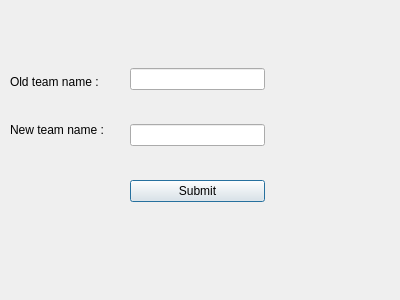
<?xml version="1.0" encoding="UTF-8"?>
<ui version="4.0">
 <class>edit_team_info</class>
 <widget class="QDialog" name="edit_team_info">
  <property name="geometry">
   <rect>
    <x>0</x>
    <y>0</y>
    <width>400</width>
    <height>300</height>
   </rect>
  </property>
  <property name="windowTitle">
   <string>Edit Team Information</string>
  </property>
  <widget class="QWidget" name="layoutWidget">
   <property name="geometry">
    <rect>
     <x>130</x>
     <y>40</y>
     <width>135</width>
     <height>191</height>
    </rect>
   </property>
   <layout class="QVBoxLayout" name="verticalLayout">
    <item>
     <widget class="QLineEdit" name="old_team_name_input"/>
    </item>
    <item>
     <widget class="QLineEdit" name="new_team_name_input"/>
    </item>
    <item>
     <widget class="QPushButton" name="submit_button">
      <property name="text">
       <string>Submit</string>
      </property>
     </widget>
    </item>
   </layout>
  </widget>
  <widget class="QWidget" name="layoutWidget">
   <property name="geometry">
    <rect>
     <x>10</x>
     <y>60</y>
     <width>113</width>
     <height>91</height>
    </rect>
   </property>
   <layout class="QVBoxLayout" name="verticalLayout_2">
    <item>
     <widget class="QLabel" name="label">
      <property name="text">
       <string>Old team name :</string>
      </property>
     </widget>
    </item>
    <item>
     <widget class="QLabel" name="label_2">
      <property name="text">
       <string>New team name :</string>
      </property>
     </widget>
    </item>
   </layout>
  </widget>
 </widget>
 <resources/>
 <connections/>
</ui>
